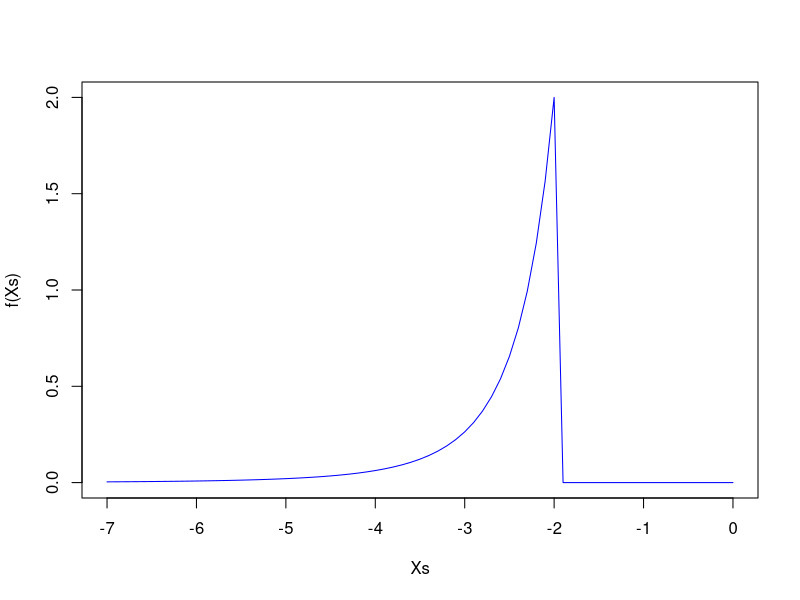
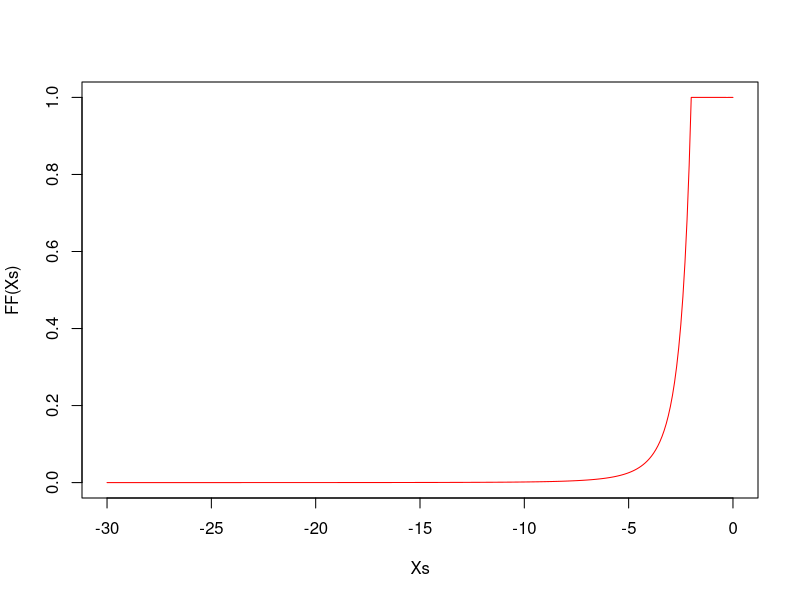
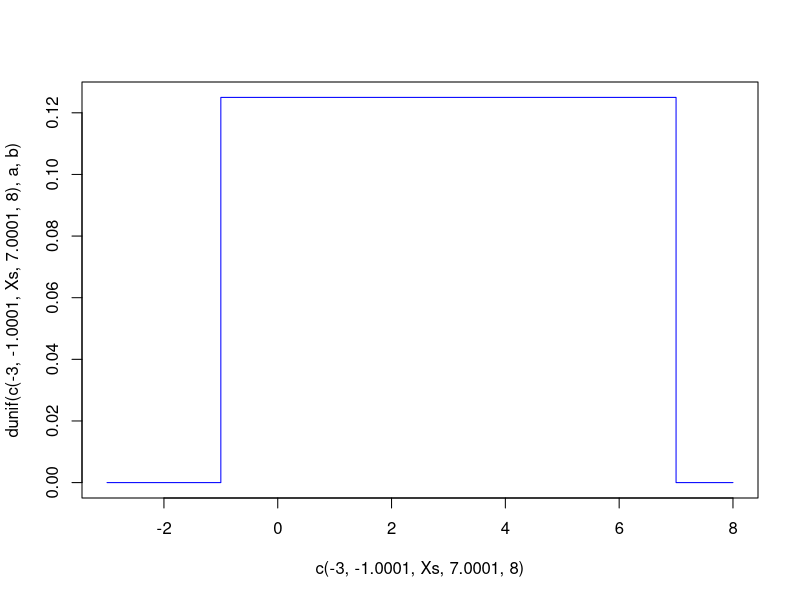

Here is the R script that generated these plots, in order:
## ---- chunk 1
f <- function(x){
  return(ifelse(x <= -2, -64/(x^5), 0))
}
## ---- chunk 2
Xs <- seq(-7, 0, by = 0.1)

plot(Xs, f(Xs), type = 'l', col = 'blue')
## ---- chunk 3
integrate(f, lower = -Inf, upper = -2)

## ---- chunk 4
integrate(function(x){x^(-5)}, lower = -Inf, upper = -2)
## ---- chunk 5
1/integrate(function(x){x^(-5)}, lower = -Inf, upper = -2)$value
## ---- chunk 6
FF <- function(x){
  return(integrate(f, lower = -Inf, upper = x)$value)
}

FF <- Vectorize(FF) # Para aceptar vectores
## ---- chunk 7
Xs <- seq(-30, 0, by = 0.1)

plot(Xs, FF(Xs), type = 'l', col = "red")
## ---- chunk 8
FF(-4)
## ---- chunk 9
1 -FF(-3)
## ---- chunk 10
FF(-3) - FF(-4)
## ---- chunk 11
-32^(1/4)
## ---- chunk 12
integrate(function(x){x*(-64/x^5)}, -Inf, -2)$value # en 0 diverge
integrate(function(x){x*f(x)}, -Inf, Inf)$value
## ---- chunk 13
a <- -1
b <- 7

Xs <- seq(a, b, 0.1)

plot(c(-3, -1.0001, Xs, 7.0001, 8), dunif(c(-3, -1.0001, Xs, 7.0001, 8), a, b), col = "blue", type = "l")
